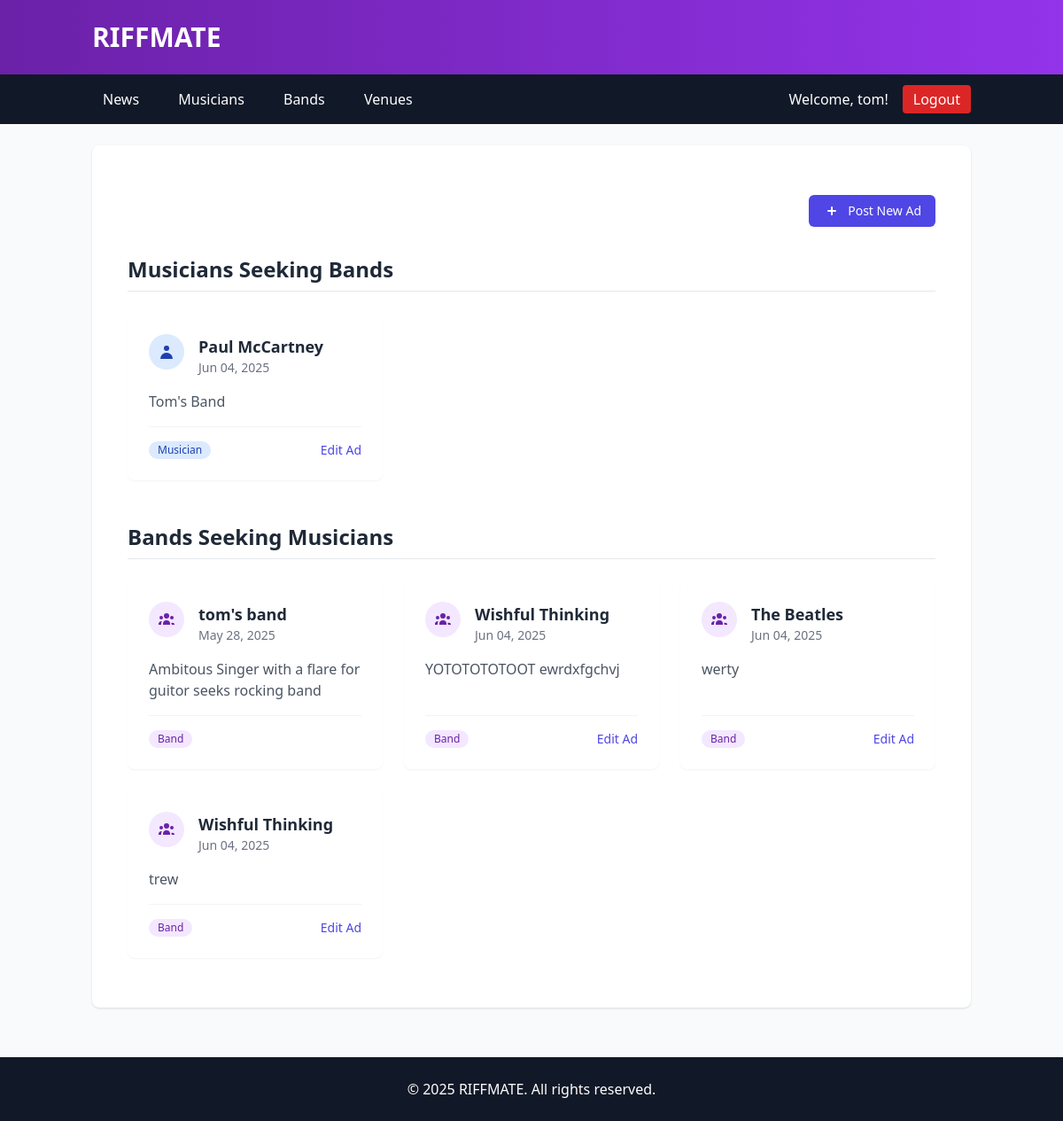
Before: /content/list_ads (signed in) with the older database file.
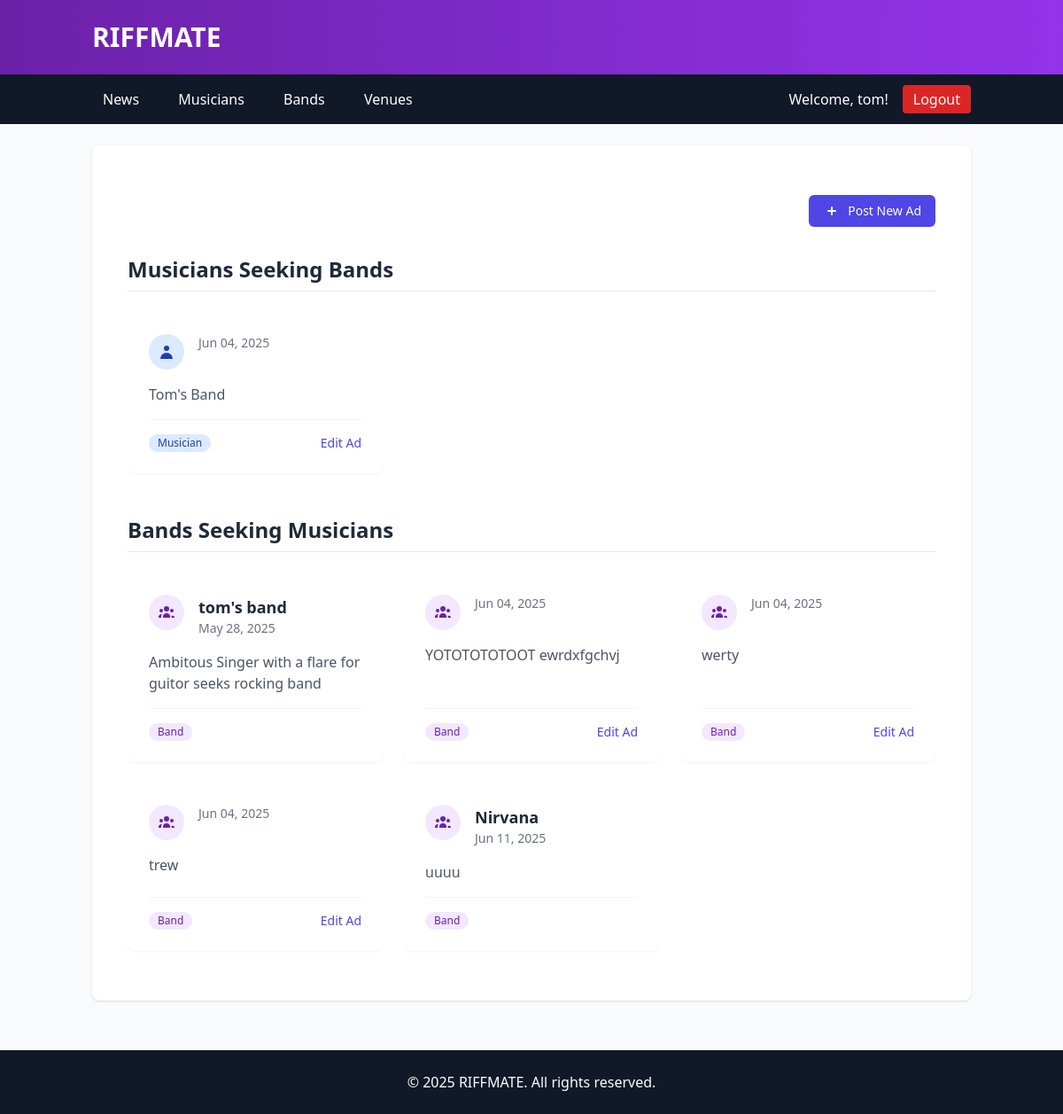
After: the same page with the newer database file.
### content/models.py (models this page shows, shortened)
class SeekingAd(models.Model):
    date = models.DateField(auto_now_add=True)
    owner = models.ForeignKey(User, on_delete=models.CASCADE)
    seeking = models.CharField(max_length=1, choices=MusicianBandChoice.choices)
    musician=models.ForeignKey(Musician, on_delete=models.SET_NULL, null=True, blank=True)
    band=models.ForeignKey(Band, on_delete=models.SET_NULL, blank=True, null=True)
    content = models.TextField()
    owner = models.ForeignKey(
        User,
        on_delete=models.CASCADE,
        related_name='seeking_ads'
    )
    class Meta:
        ordering = ['date',]

### bands/models.py (models this page shows, shortened)
class Musician(models.Model):
    first_name = models.CharField(max_length=50)
    last_name = models.CharField(max_length=50)
    birth = models.DateField()
    description = models.TextField(blank=True, null=True, help_text="A brief biography of the musician")
    bio_pic = models.ImageField(
        upload_to='musicians/bio_pics/',
        blank=True,
        null=True,
        help_text="Profile picture of the musician"
    )
    user_profile = models.ForeignKey(
        'UserProfile',
        on_delete=models.SET_NULL,
        null=True,
        blank=True,
        related_name='musicians',
        help_text="The user profile that owns this musician record"
    )
    created_at = models.DateTimeField(auto_now_add=True)
    updated_at = models.DateTimeField(auto_now=True)
    class Meta:
        ordering = ['last_name', 'first_name']
        verbose_name = 'Musician'
        verbose_name_plural = 'Musicians'
    def full_name(self):
        return f"{self.first_name} {self.last_name}"
    full_name.short_description = 'Full Name'
    def age(self):
        import datetime
        return int((datetime.date.today() - self.birth).days / 365.25)
    age.short_description = 'Age'

class Band(models.Model):
    name = models.CharField(max_length=50)
    musicians=models.ManyToManyField(Musician)

### content/views.py (the view)
# urls.py: path('list_ads',views.list_ads,name='list_ads'),
@login_required
def list_ads(request):
    data ={
        'seeking_musician':SeekingAd.objects.filter(seeking=MusicianBandChoice.MUSICIAN),
        'seeking_band':SeekingAd.objects.filter(seeking=MusicianBandChoice.BAND),
    }
    return render(request, 'list_ads.html', data)

### templates/list_ads.html (shortened to what the changed rows need)
{% extends "base.html" %}
{% block content %}
<div class="container mx-auto px-4 py-8 max-w-6xl">
    <section class="mb-12">
        <h1 class="text-2xl font-bold text-gray-800 mb-6 pb-2 border-b border-gray-200">Musicians Seeking Bands</h1>
        <div class="grid grid-cols-1 md:grid-cols-2 lg:grid-cols-3 gap-6">
            {% for ad in seeking_band %}
            <div class="bg-white rounded-lg shadow-sm p-6 hover:shadow-md transition-shadow relative h-full flex flex-col">
                <div class="flex items-start space-x-4 mb-4">
                    <div class="flex-shrink-0 bg-blue-100 text-blue-800 rounded-full h-10 w-10 flex items-center justify-center">
                        <svg xmlns="http://www.w3.org/2000/svg" class="h-5 w-5" viewBox="0 0 20 20" fill="currentColor">
                            <path fill-rule="evenodd" d="M10 9a3 3 0 100-6 3 3 0 000 6zm-7 9a7 7 0 1114 0H3z" clip-rule="evenodd" />
                        </svg>
                    </div>
                    <div>
                        <h3 class="text-lg font-semibold text-gray-800">
                            {{ ad.musician.first_name }} {{ ad.musician.last_name }}
                        </h3>
                        <p class="text-sm text-gray-500">{{ ad.date|date:"M d, Y" }}</p>
                    </div>
                </div>
                <div class="flex-grow">
                    <p class="text-gray-600 mb-4">{{ ad.content|truncatewords:30 }}</p>
                </div>
                <div class="mt-auto pt-4 border-t border-gray-100 flex justify-between items-center">
                    <span class="inline-flex items-center px-2.5 py-0.5 rounded-full text-xs font-medium bg-blue-100 text-blue-800">
                        Musician
                    </span>
                    {% if ad.owner == request.user %}
                    <a href="{% url 'edit_seeking_ad' ad.id %}"
                       class="text-sm text-indigo-600 hover:text-indigo-800">
                        Edit Ad
                    </a>
                    {% endif %}
                </div>
            </div>
            {% empty %}
            <div class="md:col-span-3 bg-gray-50 rounded-lg p-6 text-center">
                <p class="text-gray-500 italic">No musicians seeking bands at this time</p>
            </div>
            {% endfor %}
        </div>
    </section>
    <section>
        <h1 class="text-2xl font-bold text-gray-800 mb-6 pb-2 border-b border-gray-200">Bands Seeking Musicians</h1>
        <div class="grid grid-cols-1 md:grid-cols-2 lg:grid-cols-3 gap-6">
            {% for ad in seeking_musician %}
            <div class="bg-white rounded-lg shadow-sm p-6 hover:shadow-md transition-shadow relative h-full flex flex-col">
                <div class="flex items-start space-x-4 mb-4">
                    <div class="flex-shrink-0 bg-purple-100 text-purple-800 rounded-full h-10 w-10 flex items-center justify-center">
                    </div>
                    <div>
                        <h3 class="text-lg font-semibold text-gray-800">{{ ad.band.name }}</h3>
                        <p class="text-sm text-gray-500">{{ ad.date|date:"M d, Y" }}</p>
                    </div>
                </div>
                <div class="flex-grow">
                    <p class="text-gray-600 mb-4">{{ ad.content|truncatewords:30 }}</p>
                </div>
                <div class="mt-auto pt-4 border-t border-gray-100 flex justify-between items-center">
                    <span class="inline-flex items-center px-2.5 py-0.5 rounded-full text-xs font-medium bg-purple-100 text-purple-800">
                        Band
                    </span>
                    {% if ad.owner == request.user %}
                    <a href="{% url 'edit_seeking_ad' ad.id %}"
                       class="text-sm text-indigo-600 hover:text-indigo-800">
                        Edit Ad
                    </a>
                    {% endif %}
                </div>
            </div>
            {% empty %}
            <div class="md:col-span-3 bg-gray-50 rounded-lg p-6 text-center">
                <p class="text-gray-500 italic">No bands seeking musicians at this time</p>
            </div>
            {% endfor %}
        </div>
    </section>
</div>
{% endblock content %}

Changed rows visible on the page:
changed SeekingAd "Tom's Band": musician.first_name "Paul" → (not shown); musician.last_name "McCartney" → (not shown)
changed SeekingAd "YOTOTOTOTOOT ewrdxfgchvj": band.name "Wishful Thinking" → (not shown)
changed SeekingAd "werty": band.name "The Beatles" → (not shown)
changed SeekingAd "trew": band.name "Wishful Thinking" → (not shown)
added SeekingAd: band.name "Nirvana", date "Jun 11, 2025", content "uuuu", shown under "Bands Seeking Musicians"
